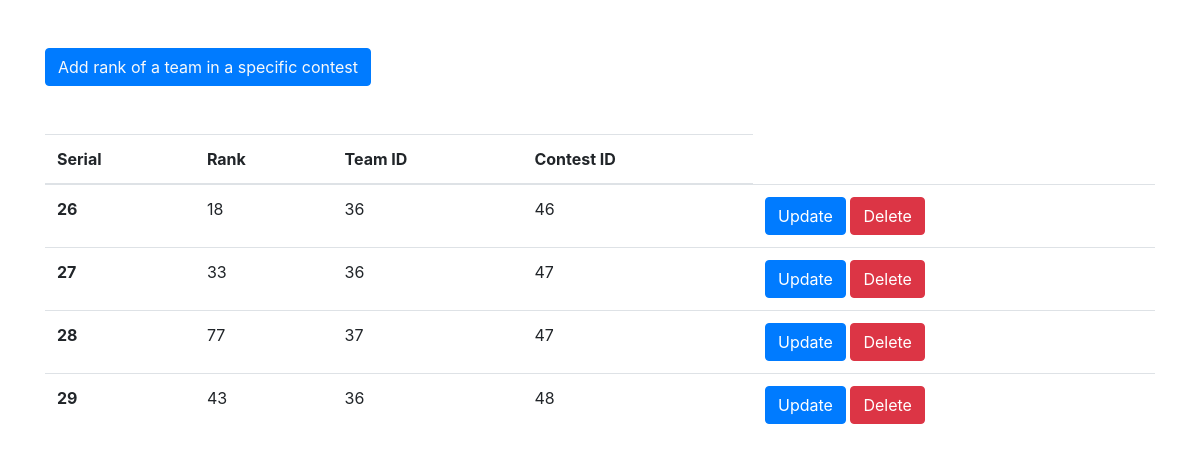
The page /rankdisplay.php on the database its author committed.
### tables this page shows
CREATE TABLE `rank` (
  `pk` int NOT NULL,
  `cRank` int NOT NULL,
  `teamID` int NOT NULL,
  `contestID` int NOT NULL
);

### rankdisplay.php (the view, shortened to what this page needs)
<?php
include 'connection.php';
?>
<!DOCTYPE html>
<html lang="en">
<head>
    <link rel="stylesheet" href="https://cdn.jsdelivr.net/npm/bootstrap@4.4.1/dist/css/bootstrap.min.css">
</head>
<body>
<div class="container">
<button class="btn btn-primary my-5">
    <a href="rank.php" class="text-light">Add rank of a team in a specific contest </a>
</button>
<table class="table">
  <thead>
    <tr>
      <th scope="col">Serial</th>
      <th scope="col">Rank</th>
      <th scope="col">Team ID</th>
      <th scope="col">Contest ID</th>
    </tr>
  </thead>
  <tbody>
    <?php
    $sql="select * from `rank`";
    $result=mysqli_query($con,$sql);
    if($result){
        while( $row=mysqli_fetch_assoc($result)){
            $pk=$row['pk'];
            $rank=$row['cRank'];
            $cid=$row['contestID'];
            $tid=$row['teamID'];
            echo '<tr>
            <th scope="row">'. $pk.'</th>
            <td>'.$rank.'</td>
            <td>'.$tid.'</td>
            <td>'.$cid.'</td>
          <td>
  <a href="rankupdate.php?updatepk='.$pk.'" class="btn btn-primary">Update</a>
  <a href="rankdelete.php?deletepk='.$pk.'" class="btn btn-danger">Delete</a>
</td>
          </tr>';
        }
    }
    ?>
  </tbody>
</table>
</div>
</body>
</html>

### rows shown on the page
rank: pk "26", cRank "18", teamID "36", contestID "46"
rank: pk "27", cRank "33", teamID "36", contestID "47"
rank: pk "28", cRank "77", teamID "37", contestID "47"
rank: pk "29", cRank "43", teamID "36", contestID "48"
